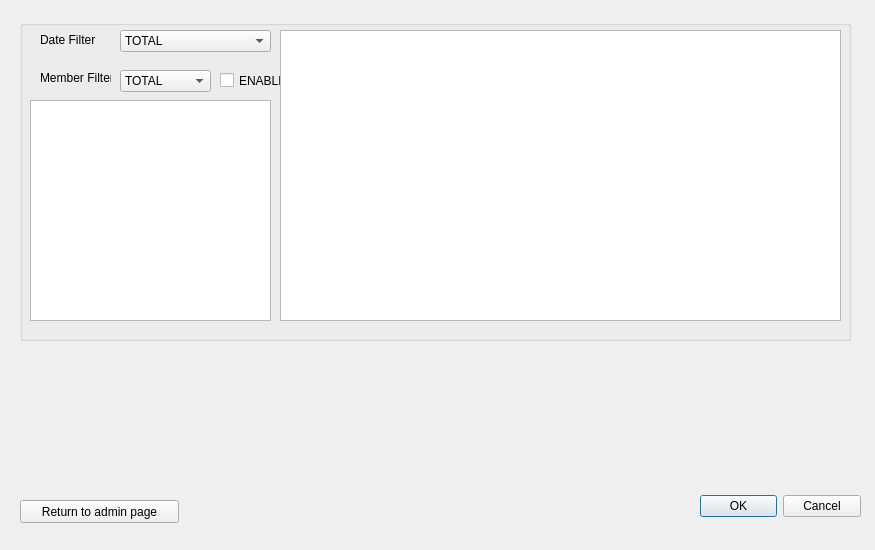
<?xml version="1.0" encoding="UTF-8"?>
<ui version="4.0">
 <class>admin_item_database</class>
 <widget class="QDialog" name="admin_item_database">
  <property name="geometry">
   <rect>
    <x>0</x>
    <y>0</y>
    <width>875</width>
    <height>550</height>
   </rect>
  </property>
  <property name="windowTitle">
   <string>Dialog</string>
  </property>
  <widget class="QDialogButtonBox" name="buttonBox">
   <property name="geometry">
    <rect>
     <x>700</x>
     <y>490</y>
     <width>161</width>
     <height>32</height>
    </rect>
   </property>
   <property name="orientation">
    <enum>Qt::Horizontal</enum>
   </property>
   <property name="standardButtons">
    <set>QDialogButtonBox::Cancel|QDialogButtonBox::Ok</set>
   </property>
  </widget>
  <widget class="QPushButton" name="returnButton">
   <property name="geometry">
    <rect>
     <x>20</x>
     <y>500</y>
     <width>159</width>
     <height>23</height>
    </rect>
   </property>
   <property name="text">
    <string>Return to admin page</string>
   </property>
  </widget>
  <widget class="QWidget" name="verticalLayoutWidget">
   <property name="geometry">
    <rect>
     <x>700</x>
     <y>480</y>
     <width>161</width>
     <height>51</height>
    </rect>
   </property>
   <layout class="QVBoxLayout" name="verticalLayout"/>
  </widget>
  <widget class="QGroupBox" name="Selections">
   <property name="geometry">
    <rect>
     <x>20</x>
     <y>20</y>
     <width>831</width>
     <height>321</height>
    </rect>
   </property>
   <property name="title">
    <string/>
   </property>
   <widget class="QTableView" name="tableView">
    <property name="geometry">
     <rect>
      <x>260</x>
      <y>10</y>
      <width>561</width>
      <height>291</height>
     </rect>
    </property>
    <property name="sortingEnabled">
     <bool>true</bool>
    </property>
   </widget>
   <widget class="QComboBox" name="comboBox">
    <property name="geometry">
     <rect>
      <x>100</x>
      <y>10</y>
      <width>151</width>
      <height>22</height>
     </rect>
    </property>
    <item>
     <property name="text">
      <string>TOTAL</string>
     </property>
    </item>
    <item>
     <property name="text">
      <string>11/12/2019</string>
     </property>
    </item>
    <item>
     <property name="text">
      <string>11/13/2019</string>
     </property>
    </item>
    <item>
     <property name="text">
      <string>11/14/2019</string>
     </property>
    </item>
    <item>
     <property name="text">
      <string>11/15/2019</string>
     </property>
    </item>
    <item>
     <property name="text">
      <string>11/16/2019</string>
     </property>
    </item>
    <item>
     <property name="text">
      <string>11/17/2019</string>
     </property>
    </item>
    <item>
     <property name="text">
      <string>11/18/2019</string>
     </property>
    </item>
   </widget>
   <widget class="QLabel" name="label">
    <property name="geometry">
     <rect>
      <x>20</x>
      <y>10</y>
      <width>71</width>
      <height>20</height>
     </rect>
    </property>
    <property name="text">
     <string>Date Filter</string>
    </property>
   </widget>
   <widget class="QComboBox" name="memberFilter">
    <property name="geometry">
     <rect>
      <x>100</x>
      <y>50</y>
      <width>91</width>
      <height>22</height>
     </rect>
    </property>
    <item>
     <property name="text">
      <string>TOTAL</string>
     </property>
    </item>
   </widget>
   <widget class="QLabel" name="label_2">
    <property name="geometry">
     <rect>
      <x>20</x>
      <y>50</y>
      <width>71</width>
      <height>16</height>
     </rect>
    </property>
    <property name="text">
     <string>Member Filter</string>
    </property>
   </widget>
   <widget class="QTableView" name="memberTable">
    <property name="geometry">
     <rect>
      <x>10</x>
      <y>80</y>
      <width>241</width>
      <height>221</height>
     </rect>
    </property>
   </widget>
   <widget class="QWidget" name="horizontalLayoutWidget">
    <property name="geometry">
     <rect>
      <x>130</x>
      <y>80</y>
      <width>101</width>
      <height>221</height>
     </rect>
    </property>
    <layout class="QHBoxLayout" name="horizontalLayout"/>
   </widget>
   <widget class="QCheckBox" name="checkMemberFilter">
    <property name="geometry">
     <rect>
      <x>200</x>
      <y>50</y>
      <width>61</width>
      <height>21</height>
     </rect>
    </property>
    <property name="text">
     <string>ENABLE</string>
    </property>
   </widget>
  </widget>
 </widget>
 <resources/>
 <connections>
  <connection>
   <sender>buttonBox</sender>
   <signal>accepted()</signal>
   <receiver>admin_item_database</receiver>
   <slot>accept()</slot>
   <hints>
    <hint type="sourcelabel">
     <x>248</x>
     <y>254</y>
    </hint>
    <hint type="destinationlabel">
     <x>157</x>
     <y>274</y>
    </hint>
   </hints>
  </connection>
  <connection>
   <sender>buttonBox</sender>
   <signal>rejected()</signal>
   <receiver>admin_item_database</receiver>
   <slot>reject()</slot>
   <hints>
    <hint type="sourcelabel">
     <x>316</x>
     <y>260</y>
    </hint>
    <hint type="destinationlabel">
     <x>286</x>
     <y>274</y>
    </hint>
   </hints>
  </connection>
 </connections>
</ui>
